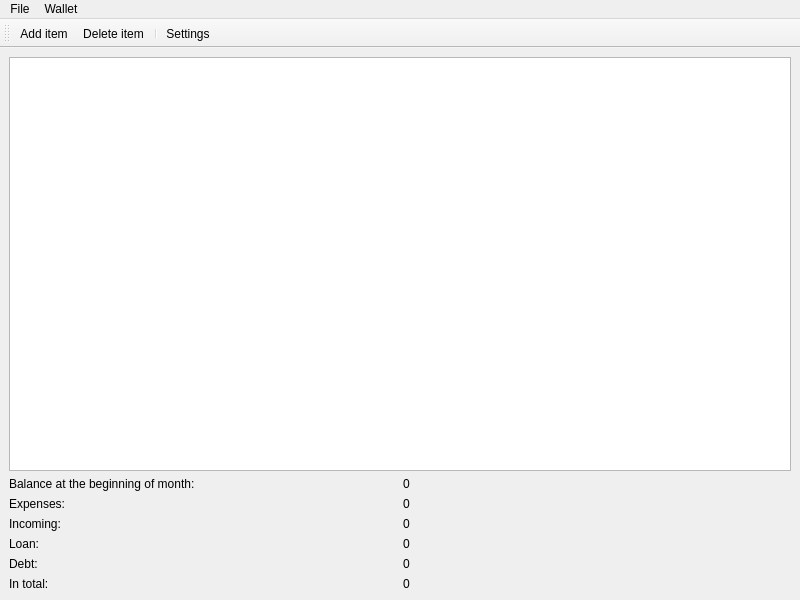
<?xml version="1.0" encoding="UTF-8"?>
<ui version="4.0">
 <class>MyWallet</class>
 <widget class="QMainWindow" name="MyWallet">
  <property name="geometry">
   <rect>
    <x>0</x>
    <y>0</y>
    <width>800</width>
    <height>600</height>
   </rect>
  </property>
  <property name="windowTitle">
   <string>MyWallet</string>
  </property>
  <property name="windowIcon">
   <iconset resource="../resources/resouce.qrc">
    <normaloff>:/kwallet.png</normaloff>:/kwallet.png</iconset>
  </property>
  <widget class="QWidget" name="_central_widget">
   <layout class="QGridLayout" name="_main_layout">
    <item row="0" column="0" colspan="2">
     <widget class="QTableView" name="_view"/>
    </item>
    <item row="1" column="0">
     <widget class="QLabel" name="_label_balance">
      <property name="text">
       <string>Balance at the beginning of month:</string>
      </property>
     </widget>
    </item>
    <item row="2" column="1">
     <widget class="QLabel" name="_label_expenses_value">
      <property name="text">
       <string>0</string>
      </property>
     </widget>
    </item>
    <item row="6" column="1">
     <widget class="QLabel" name="_label_total_value">
      <property name="text">
       <string>0</string>
      </property>
     </widget>
    </item>
    <item row="3" column="0">
     <widget class="QLabel" name="_label_incoming">
      <property name="text">
       <string>Incoming:</string>
      </property>
     </widget>
    </item>
    <item row="6" column="0">
     <widget class="QLabel" name="_label_total">
      <property name="text">
       <string>In total:</string>
      </property>
     </widget>
    </item>
    <item row="2" column="0">
     <widget class="QLabel" name="_label_expenses">
      <property name="text">
       <string>Expenses:</string>
      </property>
     </widget>
    </item>
    <item row="3" column="1">
     <widget class="QLabel" name="_label_incoming_value">
      <property name="text">
       <string>0</string>
      </property>
     </widget>
    </item>
    <item row="1" column="1">
     <widget class="QLabel" name="_label_balance_value">
      <property name="text">
       <string>0</string>
      </property>
     </widget>
    </item>
    <item row="4" column="0">
     <widget class="QLabel" name="_label_loan">
      <property name="text">
       <string>Loan:</string>
      </property>
     </widget>
    </item>
    <item row="5" column="0">
     <widget class="QLabel" name="_label_debt">
      <property name="text">
       <string>Debt:</string>
      </property>
     </widget>
    </item>
    <item row="4" column="1">
     <widget class="QLabel" name="_label_loan_value">
      <property name="text">
       <string>0</string>
      </property>
     </widget>
    </item>
    <item row="5" column="1">
     <widget class="QLabel" name="_label_debt_value">
      <property name="text">
       <string>0</string>
      </property>
     </widget>
    </item>
   </layout>
  </widget>
  <widget class="QMenuBar" name="_main_menu">
   <property name="geometry">
    <rect>
     <x>0</x>
     <y>0</y>
     <width>800</width>
     <height>20</height>
    </rect>
   </property>
   <widget class="QMenu" name="_menu_file">
    <property name="title">
     <string>File</string>
    </property>
    <addaction name="_action_open_wallet"/>
    <addaction name="_action_settings"/>
    <addaction name="separator"/>
    <addaction name="_action_exit"/>
   </widget>
   <widget class="QMenu" name="_menu_wallet">
    <property name="title">
     <string>Wallet</string>
    </property>
    <addaction name="separator"/>
    <addaction name="_action_add_item"/>
    <addaction name="_action_delete_item"/>
    <addaction name="_action_change_balance"/>
    <addaction name="separator"/>
    <addaction name="_action_show_statistic"/>
   </widget>
   <addaction name="_menu_file"/>
   <addaction name="_menu_wallet"/>
  </widget>
  <widget class="QToolBar" name="_main_tool_bar">
   <property name="windowTitle">
    <string>toolBar</string>
   </property>
   <attribute name="toolBarArea">
    <enum>TopToolBarArea</enum>
   </attribute>
   <attribute name="toolBarBreak">
    <bool>false</bool>
   </attribute>
   <addaction name="_action_add_item"/>
   <addaction name="_action_delete_item"/>
   <addaction name="separator"/>
   <addaction name="_action_settings"/>
  </widget>
  <action name="_action_open_wallet">
   <property name="icon">
    <iconset resource="../resources/resouce.qrc">
     <normaloff>:/folder_blue.png</normaloff>:/folder_blue.png</iconset>
   </property>
   <property name="text">
    <string>Open wallet</string>
   </property>
  </action>
  <action name="_action_exit">
   <property name="icon">
    <iconset resource="../resources/resouce.qrc">
     <normaloff>:/exit.png</normaloff>:/exit.png</iconset>
   </property>
   <property name="text">
    <string>Exit</string>
   </property>
  </action>
  <action name="_action_add_item">
   <property name="icon">
    <iconset resource="../resources/resouce.qrc">
     <normaloff>:/edit_add.png</normaloff>:/edit_add.png</iconset>
   </property>
   <property name="text">
    <string>Add item</string>
   </property>
  </action>
  <action name="_action_delete_item">
   <property name="icon">
    <iconset resource="../resources/resouce.qrc">
     <normaloff>:/edit_remove.png</normaloff>:/edit_remove.png</iconset>
   </property>
   <property name="text">
    <string>Delete item</string>
   </property>
  </action>
  <action name="_action_settings">
   <property name="icon">
    <iconset resource="../resources/resouce.qrc">
     <normaloff>:/kservices.png</normaloff>:/kservices.png</iconset>
   </property>
   <property name="text">
    <string>Settings</string>
   </property>
  </action>
  <action name="_action_show_statistic">
   <property name="text">
    <string>Show statistic</string>
   </property>
  </action>
  <action name="_action_change_balance">
   <property name="text">
    <string>Change balance</string>
   </property>
  </action>
 </widget>
 <resources>
  <include location="../resources/resouce.qrc"/>
 </resources>
 <connections/>
</ui>
